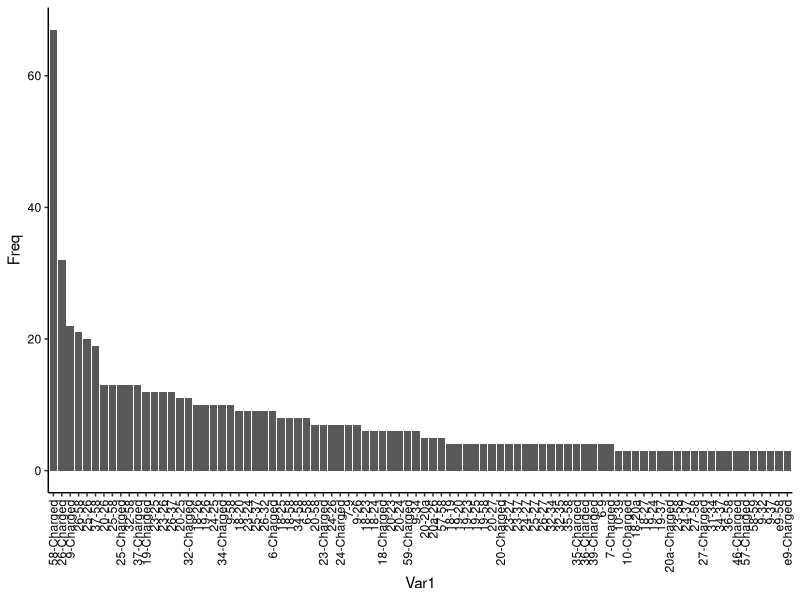
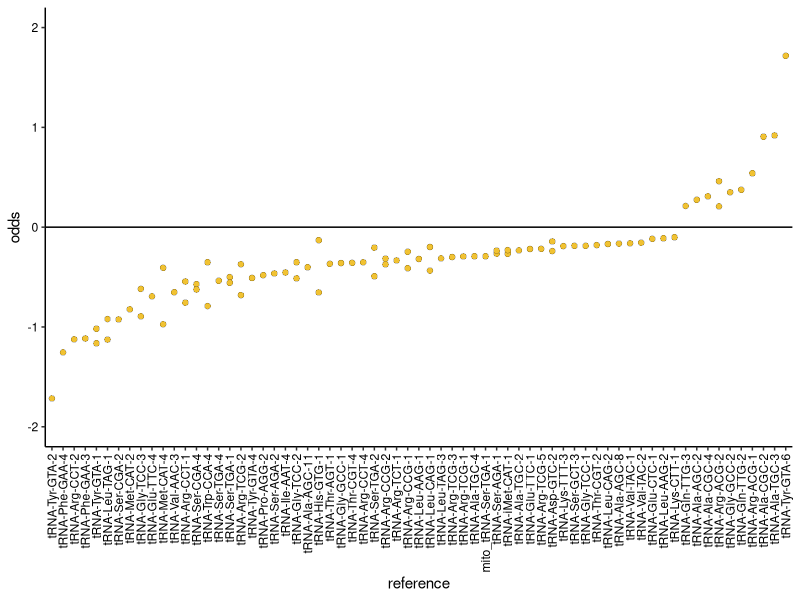

Write R code to recreate these figures, in order.
library(ggplot2)

# Load data
sigdataset = read.delim("data/ALKBH1_KD_stress/interdependences_significant.tsv")
# Subset wt data with al least 2/3 significant samples
wt_data = sigdataset[(sigdataset$cond=="minus-AsO2_control-shRNA"),]

### Histogram ###
wt_data$pair = apply(wt_data,1,function(x) paste0(x[c("canon_var1","canon_var2")],collapse="-"))
paircounts = data.frame(table(wt_data$pair))
paircounts$Var1 = factor(x = as.character(paircounts$Var1), levels = as.character(unique(paircounts[order(-paircounts$Freq),"Var1"])))
ggplot(paircounts[paircounts$Freq>2,],aes(x=Var1, y=Freq)) +
  geom_bar(stat="identity") +
  theme_classic() +
  theme(axis.text.x = element_text(angle = 90, vjust = 0.5, hjust=1, color="black"),
        axis.text.y=element_text(colour="black"))

### Odds ratio distribution 58-Charged ###
subset_Ch58 = wt_data[wt_data$pair=="58-Charged",]
# Reformat
Ch58_data = c()
for (r in rownames(subset_Ch58)){
  tempdata = data.frame(row.names = 1:subset_Ch58[r,"X.samples"])
  tempdata$reference = substr(subset_Ch58[r,"reference"],14,100)
  odds = sapply(strsplit(subset_Ch58[r,"odds"],"\\[|\\]| ")[[1]], function(x) if (x!=""){as.numeric(x)}else{NA})
  tempdata$odds = odds[!is.na(odds)]
  tempdata$avg_odds = subset_Ch58[r,"avg_odds"]
  Ch58_data = rbind(Ch58_data,tempdata)
}
Ch58_data$reference = factor(x = as.character(Ch58_data$reference), levels = as.character(unique(Ch58_data[order(Ch58_data$avg_odds),"reference"])))
# Plot
ggplot(Ch58_data,aes(x=reference, y=odds)) +
  geom_point(shape = 21, stroke=0.1, size=2,fill="#f1c232ff") +
  geom_hline(yintercept=0) +
  ylim(-2,2) +
  theme_classic() +
  theme(axis.text.x = element_text(angle = 90, vjust = 0.5, hjust=1, color="black"),
        axis.text.y=element_text(colour="black"))
